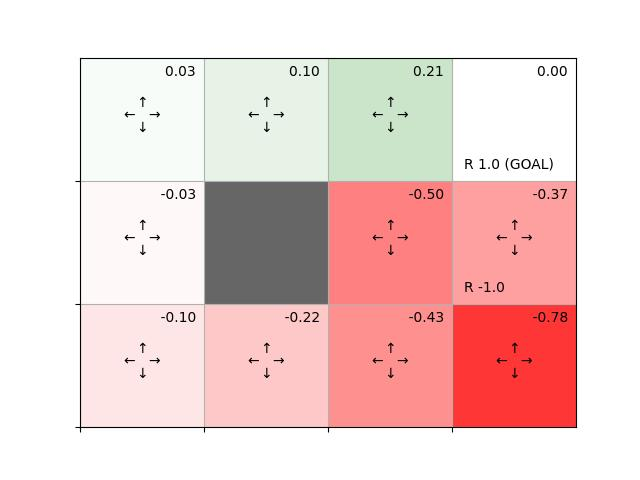

The Python source for this figure:
if '__file__' in globals():
    import os, sys
    sys.path.append(os.path.join(os.path.dirname(__file__), '..'))
from collections import defaultdict
from common.gridworld import GridWorld


def eval_onestep(pi, V, env, gamma=0.9):
    for state in env.states():
        if state == env.goal_state:
            V[state] = 0
            continue

        action_probs = pi[state]
        new_V = 0
        for action, action_prob in action_probs.items():
            next_state = env.next_state(state, action)
            r = env.reward(state, action, next_state)
            new_V += action_prob * (r + gamma * V[next_state])
        V[state] = new_V
    return V


def policy_eval(pi, V, env, gamma, threshold=0.001):
    while True:
        old_V = V.copy()
        V = eval_onestep(pi, V, env, gamma)

        delta = 0
        for state in V.keys():
            t = abs(V[state] - old_V[state])
            if delta < t:
                delta = t

        if delta < threshold:
            break
    return V


if __name__ == '__main__':
    env = GridWorld()
    gamma = 0.9

    pi = defaultdict(lambda: {0: 0.25, 1: 0.25, 2: 0.25, 3: 0.25})
    V = defaultdict(lambda: 0)

    V = policy_eval(pi, V, env, gamma)
    env.render_v(V, pi)

    # added for remote figure
    import matplotlib.pyplot as plt
    plt.savefig("ch04/policy_eval.jpg")